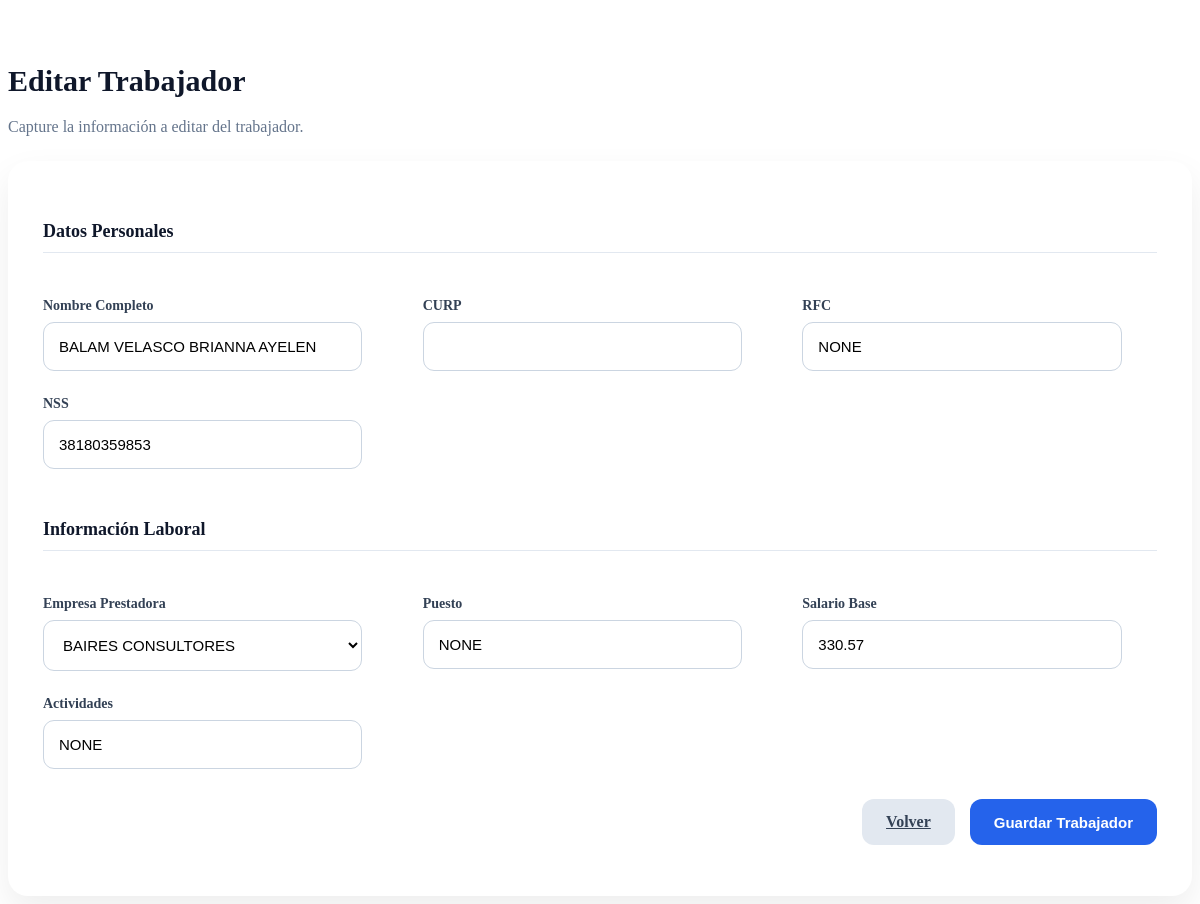
Page /trabajadores/editar/2 (signed in) on the committed database.
### models/models.py (models this page shows, shortened)
class Trabajador(db.Model):
    __tablename__ = 'dim_trabajadores'
    id = db.Column(db.Integer, primary_key=True)
    nombre_trabajador =  db.Column(db.String(200))
    curp = db.Column(db.String(200))
    rfc = db.Column(db.String(200))
    nss = db.Column(db.String(200))
    salario_base = db.Column(db.Float)
    actividades = db.Column(db.String(400))
    puesto = db.Column(db.String(300))
    fecha_ingreso = db.Column(db.Date)
    fecha_baja = db.Column(db.Date)
    activo = db.Column(db.Boolean(), default=True)
    encargado = db.Column(db.String(300))
    empresa_id = db.Column(
        db.Integer,
        db.ForeignKey(
            "dim_empresas.id"
        ),
        nullable=False
    )

class Empresa(db.Model):
    __tablename__ = "dim_empresas"
    id = db.Column(db.Integer, primary_key=True)
    nombre = db.Column(db.String(200), nullable=False, unique=True)
    rfc = db.Column(db.String(13))
    representante = db.Column(db.String(200))
    domicilio = db.Column(db.String(300))
    correo = db.Column(db.String(150))
    telefono = db.Column(db.String(20))
    nivel = db.Column(db.Integer)
    regimen_fiscal = db.Column(db.String(300))
    activo = db.Column(db.Boolean(), default=True)
    proyectos = db.relationship(
        "Proyecto",
        backref="empresa",
        lazy=True
    )
    trabajadores = db.relationship(
        "Trabajador",
        backref="empresa",
        lazy=True
    )

### app.py (the view, shortened to what this page needs)
@app.route('/trabajadores/editar/<int:id>', methods=['GET', 'POST'])
@login_required
def editar_trabajador(id):
    trabajador = Trabajador.query.get_or_404(id)
    empresas = Empresa.query.all()
    return render_template(
        'editar_trabajador.html',
        trabajador=trabajador,
        empresas=empresas
    )

### app.py (called while the page is built)
@login_manager.user_loader
def load_user(id):
    return Users.query.get(
        int(id)
    )

### templates/editar_trabajador.html (shortened to what this page needs)
<html>
    <head>
        <link rel="stylesheet" href="{{ url_for('static', filename='css/formularios.css') }}">
    </head>
    <body>
        <br><br>
        <div class="form-container">
            <div class="form-title">
                <h1>Editar Trabajador</h1>
                <p>Capture la información a editar del trabajador.</p>
            </div>
            <div class="form-card">
                <form method="POST">
                    <div class="form-grid">
                        <div class="section-title full-width">
                            Datos Personales
                        </div>
                        <div class="form-group">
                            <label>Nombre Completo</label>
                            <input type="text" name="nombre_trabajador" value="{{ trabajador.nombre_trabajador }}" required style="text-transform: uppercase;">
                        </div>
                        <div class="form-group">
                            <label>CURP</label>
                            <input type="text" name="curp"  maxlength="18" value="{{ trabajador.curp }}" required style="text-transform: uppercase;">
                        </div>
                        <div class="form-group">
                            <label>RFC</label>
                            <input type="text" name="rfc" maxlength="13" value="{{ trabajador.rfc }}" style="text-transform: uppercase;">
                        </div>
                        <div class="form-group">
                            <label>NSS</label>
                            <input type="text" name="nss" value="{{ trabajador.nss }}" maxlength="11" required>
                        </div>
                        <div class="section-title full-width">
                            Información Laboral
                        </div>
                        <div class="form-group">
                            <label>Empresa Prestadora</label>
                            <select name="empresa_id">
                                {% for e in empresas %}
                                    <option value="{{ e.id }}"
                                        {% if trabajador.empresa_id == e.id %}
                                            selected
                                        {% endif %}
                                    >
                                        {{ e.nombre }}
                                    </option>
                                {% endfor %}
                            </select>
                        </div>
                        <div class="form-group">
                            <label>Puesto</label>
                            <input  type="text" name="puesto" value="{{ trabajador.puesto }}" style="text-transform: uppercase;">
                        </div>
                        <div class="form-group">
                            <label>Salario Base</label>
                            <input  type="text" name="salario_base" value="{{ trabajador.salario_base }}" required>
                        </div>
                        <div class="form-group">
                            <label>Actividades</label>
                            <input type="text" name="actividades" value="{{ trabajador.actividades }}" style="text-transform: uppercase;">
                        </div>
                    </div>
                    <div class="form-actions">
                        <a href="{{ url_for('trabajadores') }}" class="btn-secondary">
                            Volver
                        </a>
                        <button type="submit" class="btn-primary">
                            Guardar Trabajador
                        </button>
                    </div>
                </form>
            </div>
        </div>
    </body>
</html>

### static/css/formularios.css (style rules this page uses)
.form-container { max-width:1200px; margin:auto; }
.form-title { margin-bottom:25px; }
.form-title h1 { color:#0f172a; font-size:30px; font-weight:700; }
.form-title p { color:#64748b; margin-top:5px; }
.form-card { background:#ffffff; border-radius:20px; padding:35px; box-shadow: 0 15px 35px rgba( 0, 0, 0, 0.07 ); }
.form-grid { display:grid; grid-template-columns: repeat( auto-fit, minmax( 280px, 1fr ) ); gap:25px; }
.form-group { display:flex; flex-direction:column; }
.form-group label { font-size:14px; font-weight:600; color:#334155; margin-bottom:8px; }
.form-group input, .form-group select, .form-group textarea { width:90%; padding:15px; border:1px solid #cbd5e1; border-radius:11px; font-size:15px; background:#fff; transition:.3s; }
.full-width { grid-column: 1 / -1; }
.form-actions { margin-top:30px; display:flex; gap:15px; justify-content:flex-end; }
.btn-primary { background:#2563eb; color:white; border:none; border-radius:12px; padding:14px 24px; cursor:pointer; font-weight:600; font-size:15px; transition:.3s; }
.btn-secondary { background:#e2e8f0; color:#334155; border:none; border-radius:12px; padding:14px 24px; cursor:pointer; font-weight:600; transition:.3s; }
.section-title { margin-top:25px; margin-bottom:20px; padding-bottom:10px; border-bottom:1px solid #e2e8f0; color:#0f172a; font-size:18px; font-weight:600; }

### rows in the picture
Trabajador: nombre_trabajador "BALAM VELASCO BRIANNA AYELEN", rfc "None", nss "38180359853", empresa_id "BAIRES CONSULTORES", puesto "None", salario_base "330.57", actividades "None"
